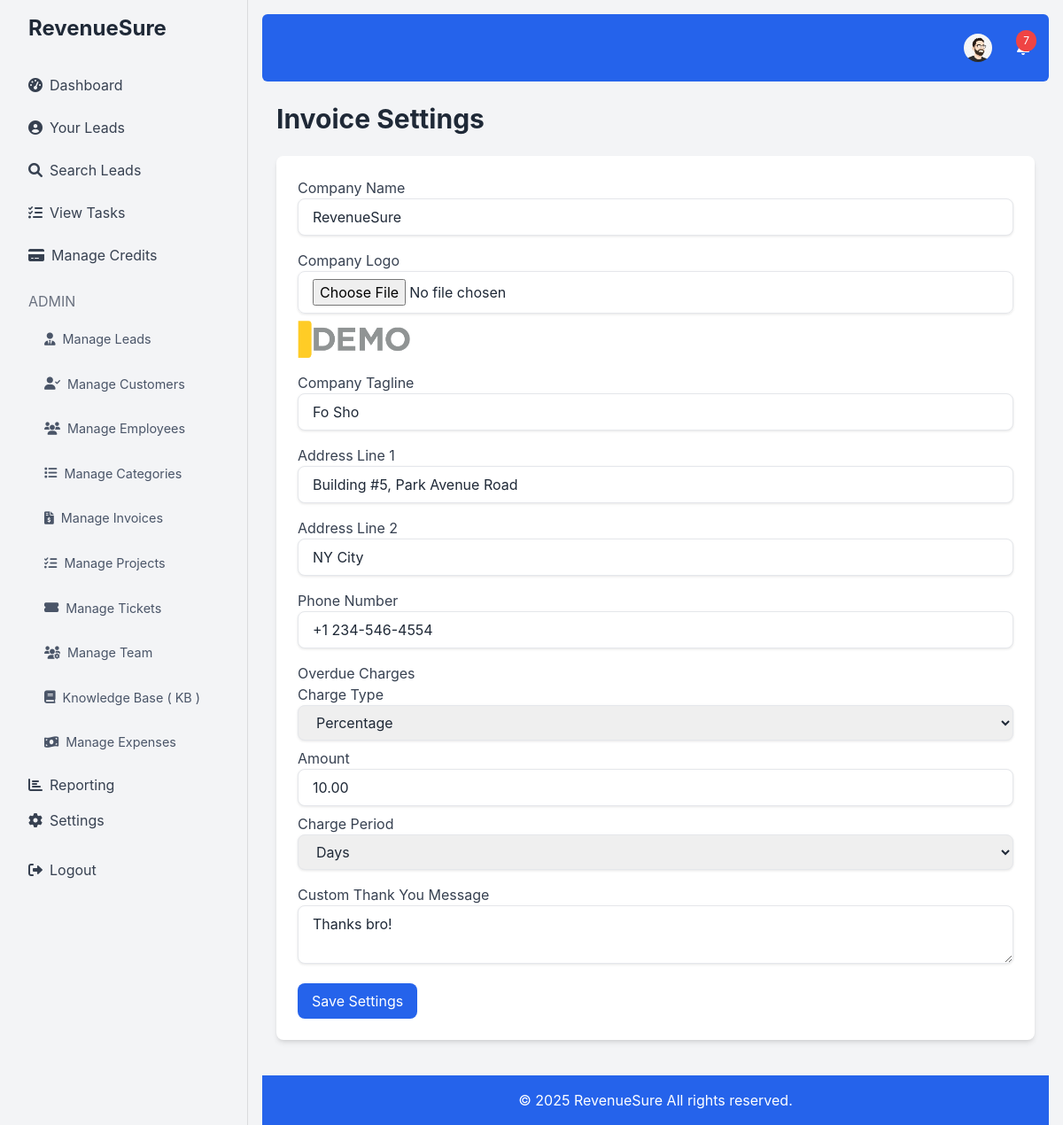
The app's page /invoice_settings.php (signed in) with its own data.
### tables this page shows
CREATE TABLE `users` (
  `id` int(11) NOT NULL,
  `username` varchar(50) NOT NULL,
  `email` varchar(100) NOT NULL,
  `password` varchar(255) NOT NULL,
  `credits` int(11) DEFAULT 0,
  `created_at` timestamp NOT NULL DEFAULT current_timestamp(),
  `role` enum('admin','user') DEFAULT 'user',
  `profile_picture` varchar(255) DEFAULT NULL,
  `role_id` int(11) DEFAULT NULL,
  `department_id` int(11) DEFAULT NULL
);

CREATE TABLE `invoice_settings` (
  `id` int(11) NOT NULL,
  `company_name` varchar(255) DEFAULT NULL,
  `company_logo` varchar(255) DEFAULT NULL,
  `company_tagline` varchar(255) DEFAULT NULL,
  `company_address_line1` varchar(255) DEFAULT NULL,
  `company_address_line2` varchar(255) DEFAULT NULL,
  `company_phone_number` varchar(20) DEFAULT NULL,
  `overdue_charge_type` enum('percentage','fixed') DEFAULT NULL,
  `overdue_charge_amount` decimal(10,2) DEFAULT NULL,
  `overdue_charge_period` enum('monthly','daily','days') DEFAULT NULL,
  `thank_you_message` text DEFAULT NULL,
  `user_id` int(11) NOT NULL,
  `created_at` timestamp NOT NULL DEFAULT current_timestamp()
);

### invoice_settings.php (the view, shortened to what this page needs)
<?php
require 'db.php';
$user_id = $_SESSION['user_id'];
$stmt = $conn->prepare("SELECT * FROM invoice_settings WHERE user_id = :user_id");
$stmt->bindParam(':user_id', $user_id);
$stmt->execute();
$settings = $stmt->fetch(PDO::FETCH_ASSOC);
require 'header.php';
?>
<h1 class="text-3xl font-bold text-gray-800 mb-6">Invoice Settings</h1>
<form method="POST" action="" class="bg-white p-6 rounded-lg shadow-md"  enctype="multipart/form-data">
      <div class="mb-4">
        <label for="company_name" class="block text-gray-700">Company Name</label>
          <input type="text" name="company_name" id="company_name" class="w-full px-4 py-2 border rounded-lg focus:outline-none focus:ring-2 focus:ring-blue-600" value="<?php echo htmlspecialchars($settings['company_name'] ?? ''); ?>" >
       </div>
     <div class="mb-4">
         <label for="company_logo" class="block text-gray-700">Company Logo</label>
          <input type="file" name="company_logo" id="company_logo" class="w-full px-4 py-2 border rounded-lg focus:outline-none focus:ring-2 focus:ring-blue-600">
           <?php if($settings['company_logo']): ?>
              <img src="<?php echo $settings['company_logo']; ?>" alt="Company Logo" class="mt-2 w-32 h-auto object-cover">
           <?php endif; ?>
    </div>
    <div class="mb-4">
        <label for="company_tagline" class="block text-gray-700">Company Tagline</label>
         <input type="text" name="company_tagline" id="company_tagline" class="w-full px-4 py-2 border rounded-lg focus:outline-none focus:ring-2 focus:ring-blue-600" value="<?php echo htmlspecialchars($settings['company_tagline'] ?? ''); ?>">
    </div>
    <div class="mb-4">
        <label for="company_address_line1" class="block text-gray-700">Address Line 1</label>
       <input type="text" name="company_address_line1" id="company_address_line1" class="w-full px-4 py-2 border rounded-lg focus:outline-none focus:ring-2 focus:ring-blue-600" value="<?php echo htmlspecialchars($settings['company_address_line1'] ?? ''); ?>">
    </div>
       <div class="mb-4">
        <label for="company_address_line2" class="block text-gray-700">Address Line 2</label>
       <input type="text" name="company_address_line2" id="company_address_line2" class="w-full px-4 py-2 border rounded-lg focus:outline-none focus:ring-2 focus:ring-blue-600" value="<?php echo htmlspecialchars($settings['company_address_line2'] ?? ''); ?>">
    </div>
    <div class="mb-4">
        <label for="company_phone_number" class="block text-gray-700">Phone Number</label>
        <input type="text" name="company_phone_number" id="company_phone_number" class="w-full px-4 py-2 border rounded-lg focus:outline-none focus:ring-2 focus:ring-blue-600" value="<?php echo htmlspecialchars($settings['company_phone_number'] ?? ''); ?>">
    </div>
      <div class="mb-4">
         <label class="block text-gray-700">Overdue Charges</label>
            <div class="mb-2">
               <label for="overdue_charge_type" class="block text-gray-700">Charge Type</label>
                <select name="overdue_charge_type" id="overdue_charge_type" class="w-full px-4 py-2 border rounded-lg focus:outline-none focus:ring-2 focus:ring-blue-600">
                    <option value="percentage" <?php if($settings['overdue_charge_type'] == 'percentage') echo 'selected' ?> >Percentage</option>
               </select>
            </div>
              <div class="mb-2">
                 <label for="overdue_charge_amount" class="block text-gray-700">Amount</label>
                  <input type="number" name="overdue_charge_amount" id="overdue_charge_amount" class="w-full px-4 py-2 border rounded-lg focus:outline-none focus:ring-2 focus:ring-blue-600" value="<?php echo htmlspecialchars($settings['overdue_charge_amount'] ?? ''); ?>" >
               </div>
             <div class="mb-2">
               <label for="overdue_charge_period" class="block text-gray-700">Charge Period</label>
                 <select name="overdue_charge_period" id="overdue_charge_period" class="w-full px-4 py-2 border rounded-lg focus:outline-none focus:ring-2 focus:ring-blue-600">
                       <option value="days" <?php if($settings['overdue_charge_period'] == 'days') echo 'selected' ?>>Days</option>
                </select>
              </div>
        </div>
    <div class="mb-4">
        <label for="thank_you_message" class="block text-gray-700">Custom Thank You Message</label>
         <textarea name="thank_you_message" id="thank_you_message" class="w-full px-4 py-2 border rounded-lg focus:outline-none focus:ring-2 focus:ring-blue-600"><?php echo htmlspecialchars($settings['thank_you_message'] ?? ''); ?></textarea>
    </div>
    <button type="submit" class="bg-blue-600 text-white px-4 py-2 rounded-lg hover:bg-blue-700 transition duration-300">Save Settings</button>
</form>
<?php
require 'footer.php';
?>

### header.php (shortened to what this page needs)
<!DOCTYPE html>
<html lang="en">
<head>
    <script src="https://cdn.tailwindcss.com"></script>
    <link href="https://cdnjs.cloudflare.com/ajax/libs/font-awesome/6.0.0-beta3/css/all.min.css" rel="stylesheet">
     <link rel="stylesheet" href="https://cdnjs.cloudflare.com/ajax/libs/animate.css/4.1.1/animate.min.css"/>
</head>
<body class="bg-gray-100">
    <div class="flex h-screen fade-in-up">
        <aside class="bg-gray-100 text-gray-700 w-64 p-4">
            <a href="index.php" class="text-2xl font-bold block mb-6 pl-4 text-gray-800">RevenueSure</a>
            <nav>
                <?php if (isset($_SESSION['user_id'])): ?>
                    <?php
                     function isActive($path) {
                         $current_page = basename($_SERVER['PHP_SELF']);
                         return strpos($current_page, $path) === 0;
                    }
                     function isParentActive($path) {
                        $current_page = basename($_SERVER['PHP_SELF']);
                       return strpos($current_page, $path) !== false;
                      }
                    ?>
                    <a href="dashboard.php" class="menu-item block hover:bg-gray-200 rounded-lg px-4 py-3 <?php echo isActive('dashboard.php') ? 'active' : ''; ?>"><i class="fas fa-tachometer-alt mr-2"></i>Dashboard</a>
                    <a href="your_leads.php" class="menu-item block hover:bg-gray-200 rounded-lg px-4 py-3 <?php echo isActive('your_leads.php') ? 'active' : ''; ?>"><i class="fas fa-user-circle mr-2"></i>Your Leads</a>
                    <a href="search_leads.php" class="menu-item block hover:bg-gray-200 rounded-lg px-4 py-3 <?php echo isActive('search_leads.php') ? 'active' : ''; ?>"><i class="fas fa-search mr-2"></i>Search Leads</a>
                   <a href="view_tasks.php" class="menu-item block hover:bg-gray-200 rounded-lg px-4 py-3 <?php echo isActive('view_tasks.php') ? 'active' : ''; ?>"><i class="fas fa-tasks mr-2"></i>View Tasks</a>
                    <a href="manage_credits.php" class="menu-item block hover:bg-gray-200 rounded-lg px-4 py-3 <?php echo isActive('manage_credits.php') ? 'active' : ''; ?>"><i class="fas fa-credit-card mr-2"></i>Manage Credits</a>
                    <?php if ($_SESSION['role'] === 'admin'): ?>
                        <h6 class="text-gray-500 uppercase mt-4 mb-2 px-4">Admin</h6>
                         <div class="menu-item <?php if (isParentActive('add_lead.php') || isParentActive('leads_list.php') || isParentActive('import_leads.php')) echo 'active'; ?>">
                            <a class="block py-2 px-4 hover:bg-gray-200 rounded-lg flex items-center"><i class="fas fa-user-tie mr-2"></i>Manage Leads</a>
                        </div>
                          <div class="menu-item <?php if (isParentActive('add_customer.php') || isParentActive('manage_customers.php') || isParentActive('view_customer.php')) echo 'active'; ?>">
                            <a class="block py-2 px-4 hover:bg-gray-200 rounded-lg flex items-center"><i class="fas fa-user-check mr-2"></i>Manage Customers</a>
                        </div>
                         <div class="menu-item <?php if (isParentActive('add_employee.php') || isParentActive('manage_employees.php')) echo 'active'; ?>">
                            <a class="block py-2 px-4 hover:bg-gray-200 rounded-lg flex items-center"><i class="fas fa-users mr-2"></i>Manage Employees</a>
                        </div>
                          <div class="menu-item <?php if (isParentActive('manage_categories.php') || isParentActive('add_category.php')) echo 'active'; ?>">
                            <a class="block py-2 px-4 hover:bg-gray-200 rounded-lg flex items-center"><i class="fas fa-list mr-2"></i>Manage Categories</a>
                        </div>
                           <div class="menu-item <?php if (isParentActive('manage_invoices.php') || isParentActive('add_invoice.php')) echo 'active'; ?>">
                            <a class="block py-2 px-4 hover:bg-gray-200 rounded-lg flex items-center"><i class="fas fa-file-invoice-dollar mr-2"></i>Manage Invoices</a>
                        </div>
                         <div class="menu-item <?php if (isParentActive('manage_projects.php') || isParentActive('add_project.php') || isParentActive('view_project.php') || isParentActive('manage_project_categories.php')) echo 'active'; ?>">
                            <a class="block py-2 px-4 hover:bg-gray-200 rounded-lg flex items-center"><i class="fas fa-tasks mr-2"></i>Manage Projects</a>
                         </div>
                       <div class="menu-item <?php if (isParentActive('manage_tickets.php') || isParentActive('add_ticket.php') || isParentActive('view_ticket.php')) echo 'active'; ?>">
                            <a class="block py-2 px-4 hover:bg-gray-200 rounded-lg flex items-center"><i class="fas fa-ticket-alt mr-2"></i>Manage Tickets</a>
                        </div>
                     <div class="menu-item <?php if (isParentActive('manage_teams.php') || isParentActive('add_team_member.php') || isParentActive('manage_roles.php') || isParentActive('manage_departments.php')) echo 'active'; ?>">
                            <a class="block py-2 px-4 hover:bg-gray-200 rounded-lg flex items-center"><i class="fas fa-users-cog mr-2"></i>Manage Team</a>
                        </div>
                          <div class="menu-item <?php if (isParentActive('manage_knowledge_base.php') || isParentActive('add_knowledge_base_article.php') || isParentActive('view_knowledge_base_article.php')) echo 'active'; ?>">
                            <a class="block py-2 px-4 hover:bg-gray-200 rounded-lg flex items-center"><i class="fas fa-book mr-2"></i>Knowledge Base ( KB ) </a>
                        </div>
                       <div class="menu-item <?php if (isParentActive('manage_expenses.php') || isParentActive('add_expense.php')) echo 'active'; ?>">
                         <a class="block py-2 px-4 hover:bg-gray-200 rounded-lg flex items-center"><i class="fas fa-money-bill-wave mr-2"></i>Manage Expenses</a>
                      </div>
                         <a href="reporting_dashboard.php" class="block py-2 px-4 hover:bg-gray-200 rounded-lg <?php echo isActive('reporting_dashboard.php') ? 'active' : ''; ?>"><i class="fas fa-chart-bar mr-2"></i>Reporting</a>
                        <a href="settings.php" class="block py-2 px-4 hover:bg-gray-200 rounded-lg <?php echo isActive('settings.php') ? 'active' : ''; ?>"><i class="fas fa-cog mr-2"></i>Settings</a>
                    <?php endif; ?>
                     <a href="logout.php" class="block py-2 px-4 hover:bg-gray-200 rounded-lg mt-4"><i class="fas fa-sign-out-alt mr-2"></i>Logout</a>
                <?php else: ?>
                   <a href="login.php" class="block py-2 px-4 hover:bg-gray-200 rounded-lg"><i class="fas fa-sign-in-alt mr-2"></i>Login</a>
                     <a href="register.php" class="block py-2 px-4 hover:bg-gray-200 rounded-lg"><i class="fas fa-user-plus mr-2"></i>Register</a>
                 <?php endif; ?>
             </nav>
        </aside>
        <div class="flex-1 p-4 fade-in">
            <nav class="bg-blue-600 p-4 text-white mb-6 rounded-md">
                <div class="container mx-auto flex justify-end items-center">
                    <?php if (isset($_SESSION['user_id'])): ?>
                       <div class="relative top-nav-button mr-4 hover:bg-white/10 p-1.5 rounded-full transition-colors" >
                            <button id="profileButton" class="relative flex items-center">
                                <?php
                                $stmt = $conn->prepare("SELECT profile_picture FROM users WHERE id = :user_id");
                                $stmt->bindParam(':user_id', $_SESSION['user_id']);
                                $stmt->execute();
                                $user = $stmt->fetch(PDO::FETCH_ASSOC);
                                $profile_picture = $user['profile_picture'];
                                if ($profile_picture) : ?>
                                    <img src="<?php echo $profile_picture; ?>" alt="Profile Picture" class="rounded-full w-8 h-8 object-cover">
                                <?php else : ?>
                                    <i class="fas fa-user-circle fa-lg"></i>
                                <?php endif; ?>
                            </button>
                         </div>
                         <div class="relative top-nav-button hover:bg-white/10 p-1.5 rounded-full transition-colors">
                            <button id="notificationButton" class="hover:underline relative">
                                <?php
                                $stmt = $conn->prepare("SELECT COUNT(*) as unread FROM notifications WHERE user_id = :user_id AND is_read = 0");
                                $stmt->bindParam(':user_id', $_SESSION['user_id']);
                                $stmt->execute();
                                $unread = $stmt->fetch(PDO::FETCH_ASSOC)['unread'];
                                if ($unread > 0) : ?>
                                    <span class="bg-red-500 text-white text-xs px-2 py-1 rounded-full absolute -top-2 -right-2"><?php echo $unread; ?></span>
                                <?php endif; ?>
                            </button>
                        </div>
                   <?php endif; ?>
                </div>
            </nav>
             <div class="container mx-auto px-4">

### records on screen
users: profile_picture (picture)
invoice_settings: company_name "RevenueSure", company_logo (picture), company_tagline "Fo Sho", company_address_line1 "Building #5, Park Avenue Road", company_address_line2 "NY City", company_phone_number "+1 234-546-4554", overdue_charge_type "Percentage", overdue_charge_amount "10.00", overdue_charge_period "Days", thank_you_message "Thanks bro!"

### other values on screen
$unread "7"
